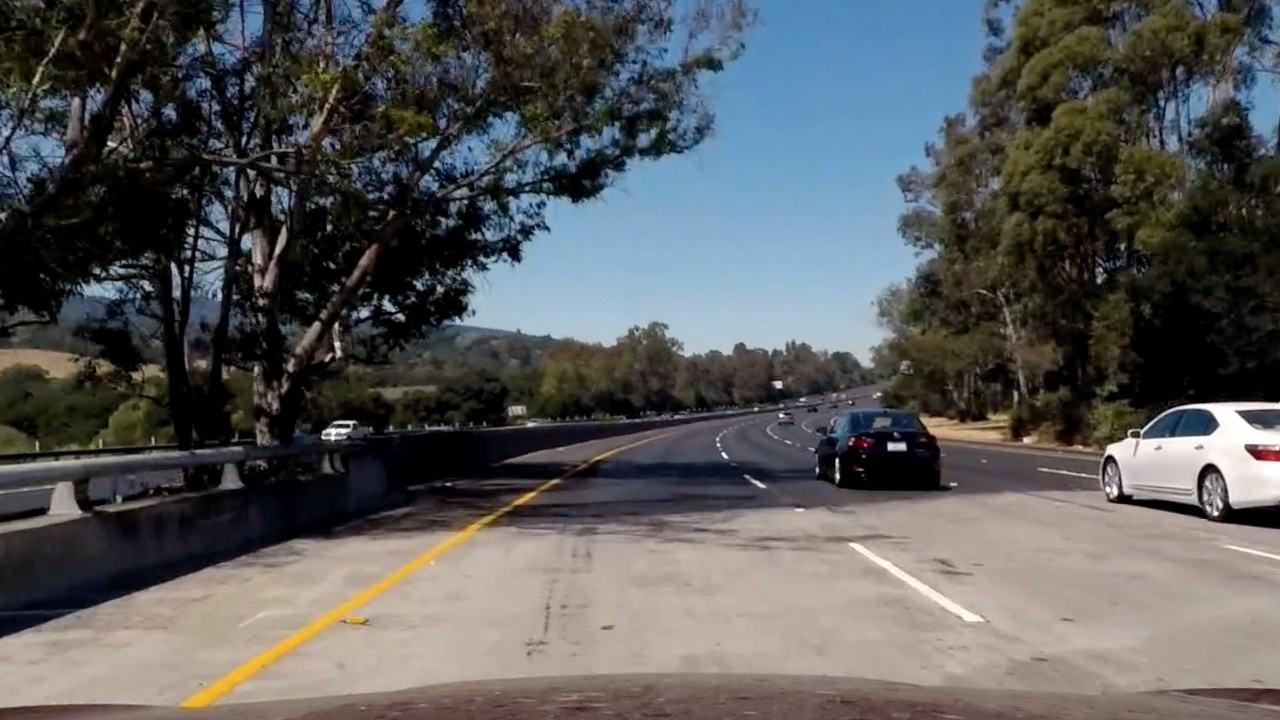
#> input picture 1.8 Gradients and Color Spaces/bridge_shadow.jpg, 1280 x 720 px
$ python ColorAndGradient.py   (older library calls are emulated)
#> lines starting #> are read from the running program, lines starting #| are printed output that depends on the picture
import numpy as np
import cv2
import matplotlib.pyplot as plt
import matplotlib.image as mpimg
import pickle

#plt.interactive(False)

# Read in an image
img = mpimg.imread('bridge_shadow.jpg')
#> img is the input picture: shape (720, 1280, 3); mean R, G, B 89.7, 90.6, 90.8

# Convert to HLS color space and separate the S channel
# Note: img is the undistorted image
hls = cv2.cvtColor(img, cv2.COLOR_RGB2HLS)
#> hls: shape (720, 1280, 3); mean of channels 0, 1, 2 55.3, 90.3, 67
s_channel = hls[:,:,2]
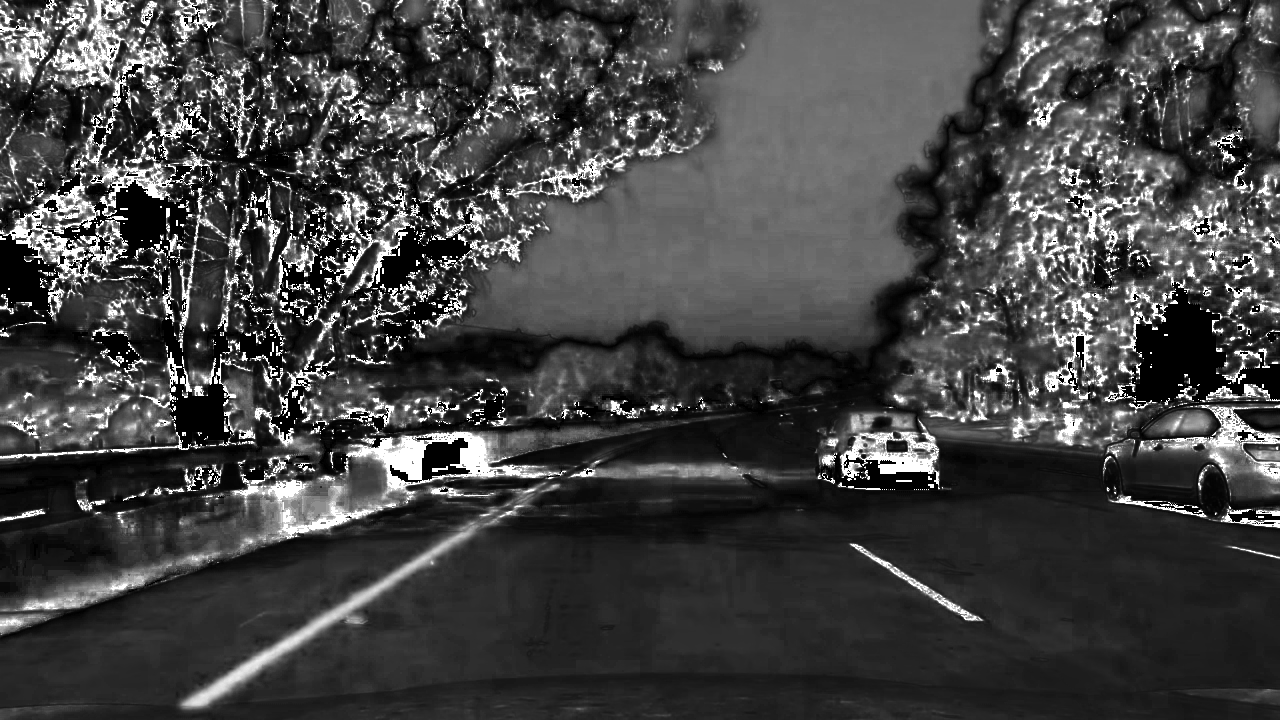
#> s_channel: shape (720, 1280); min 0, max 255, mean 67

# Grayscale image
# NOTE: we already saw that standard grayscaling lost color information for the lane lines
# Explore gradients in other colors spaces / color channels to see what might work better
gray = cv2.cvtColor(img, cv2.COLOR_RGB2GRAY)
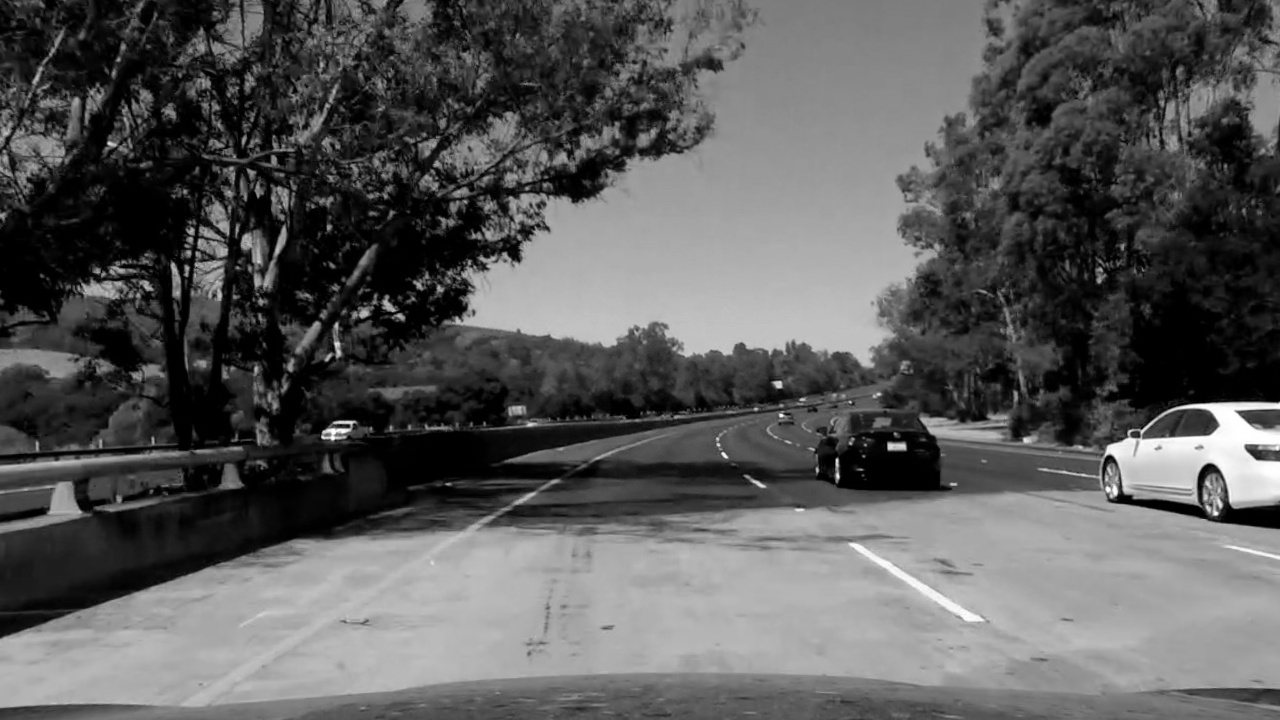
#> gray: shape (720, 1280); min 0, max 255, mean 90.4

# Sobel x
sobelx = cv2.Sobel(gray, cv2.CV_64F, 1, 0) # Take the derivative in x
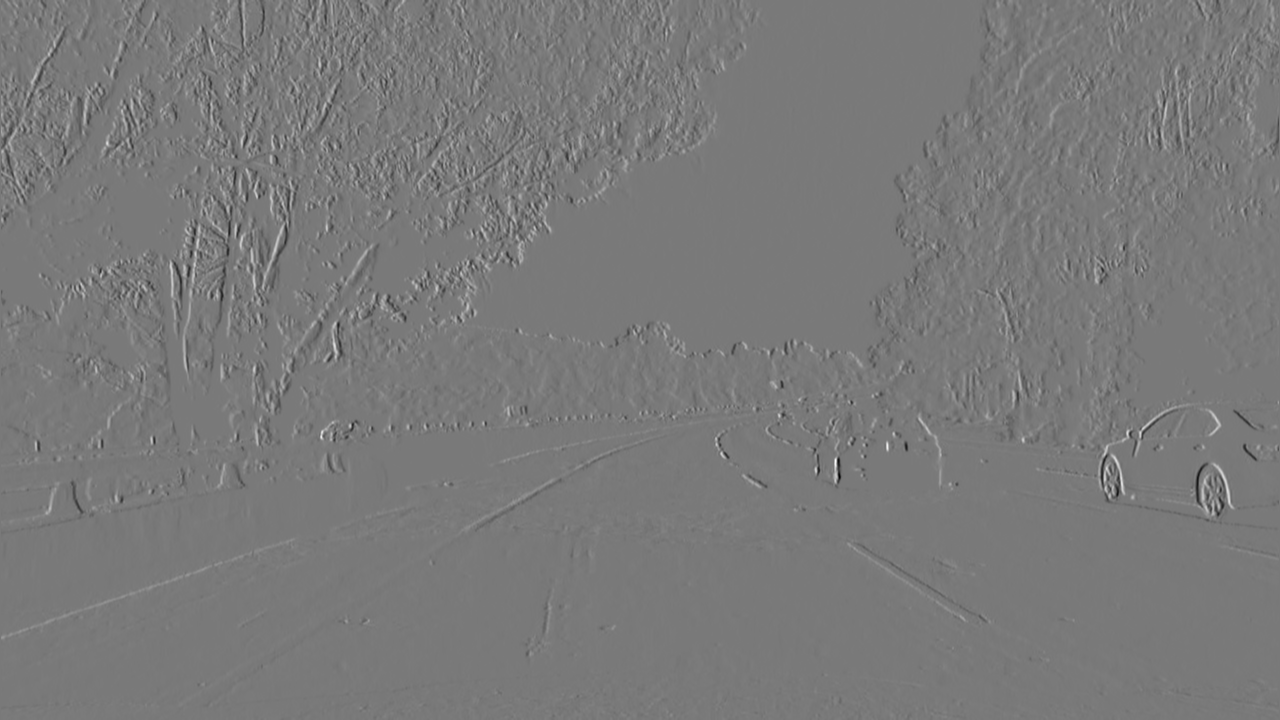
#> sobelx: shape (720, 1280) float64; min -785, max 859, mean 0.2; drawn with min black and max white
abs_sobelx = np.absolute(sobelx) # Absolute x derivative to accentuate lines away from horizontal
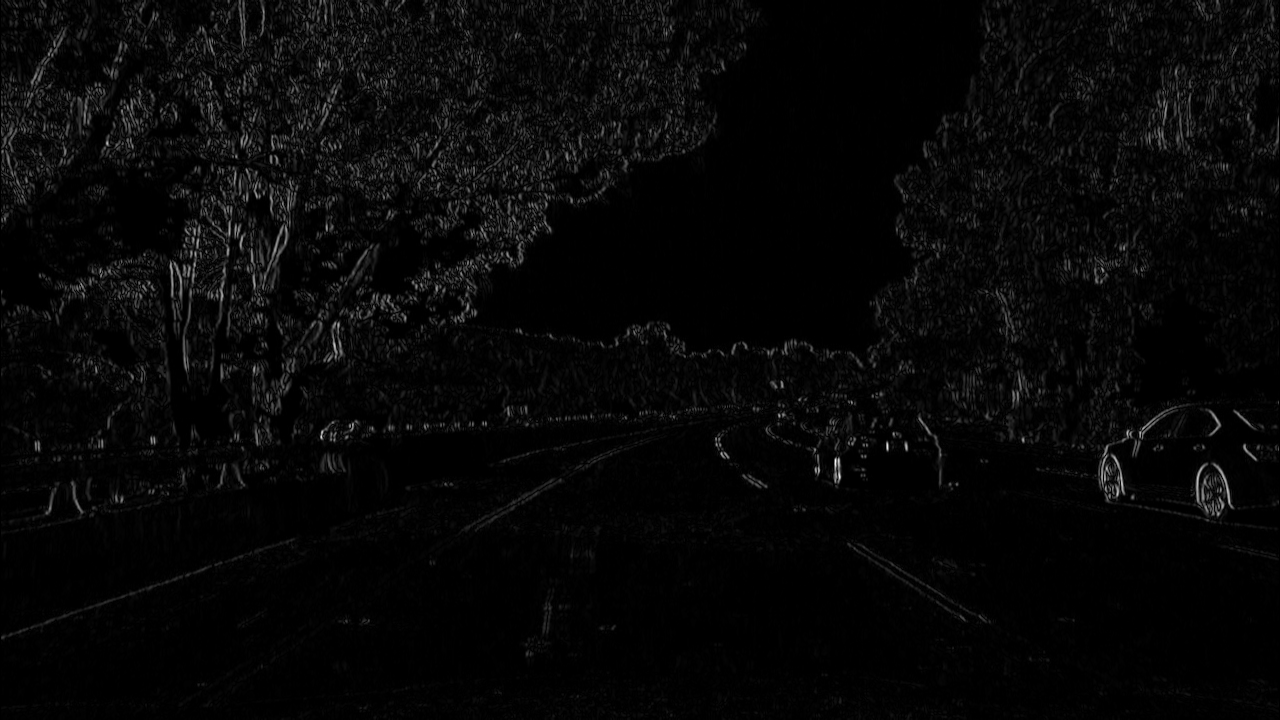
#> abs_sobelx: shape (720, 1280) float64; min 0, max 859, mean 25.7; drawn with min black and max white
scaled_sobel = np.uint8(255*abs_sobelx/np.max(abs_sobelx))

# Threshold x gradient
thresh_min = 20
thresh_max = 100
sxbinary = np.zeros_like(scaled_sobel)
sxbinary[(scaled_sobel >= thresh_min) & (scaled_sobel <= thresh_max)] = 1

# Threshold color channel
s_thresh_min = 170
s_thresh_max = 255
s_binary = np.zeros_like(s_channel)
s_binary[(s_channel >= s_thresh_min) & (s_channel <= s_thresh_max)] = 1

# Stack each channel to view their individual contributions in green and blue respectively
# This returns a stack of the two binary images, whose components you can see as different colors
color_binary = np.dstack(( np.zeros_like(sxbinary), sxbinary, s_binary)) * 255

# Combine the two binary thresholds
combined_binary = np.zeros_like(sxbinary)
combined_binary[(s_binary == 1) | (sxbinary == 1)] = 1

# Plotting thresholded images
f, (ax1, ax2) = plt.subplots(1, 2, figsize=(20,10))
ax1.set_title('Stacked thresholds')
ax1.imshow(color_binary)

ax2.set_title('Combined S channel and gradient thresholds')
ax2.imshow(combined_binary, cmap='gray')

plt.show()
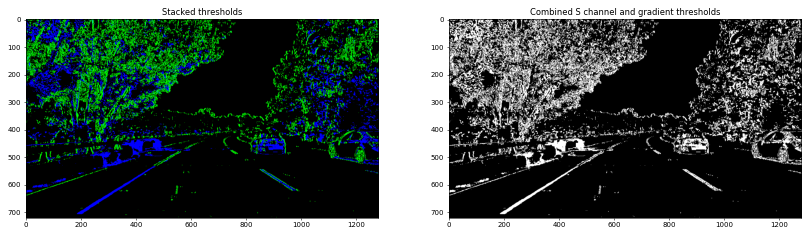
#> figure drawn by matplotlib, 2 panels

$ run again, with 1.8 Gradients and Color Spaces/signs_vehicles_xygrad.png saved as 1.8 Gradients and Color Spaces/bridge_shadow.jpg
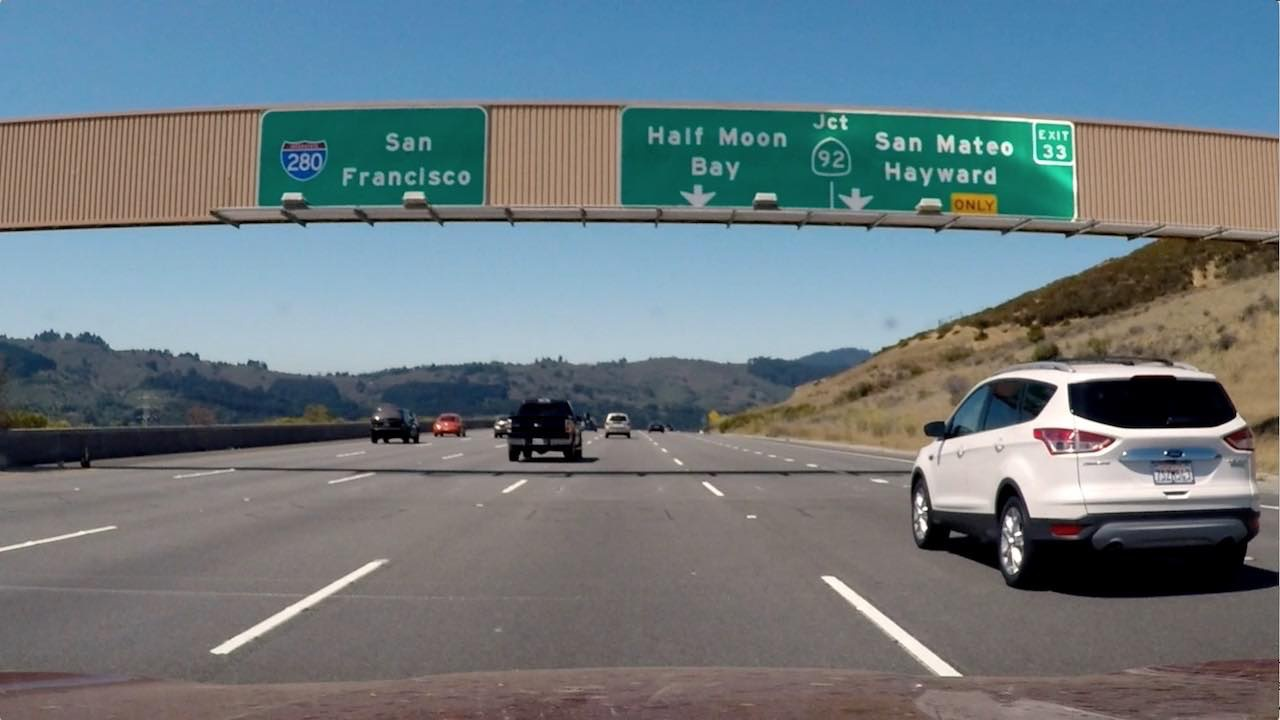
#> input picture 1.8 Gradients and Color Spaces/signs_vehicles_xygrad.png, 1280 x 720 px
#> img is the input picture: shape (720, 1280, 3); mean R, G, B 109.2, 121.6, 127.4
#> hls: shape (720, 1280, 3); mean of channels 0, 1, 2 60.6, 118.8, 64.4
#> `abs_sobelx = np.absolute(sobelx)`:
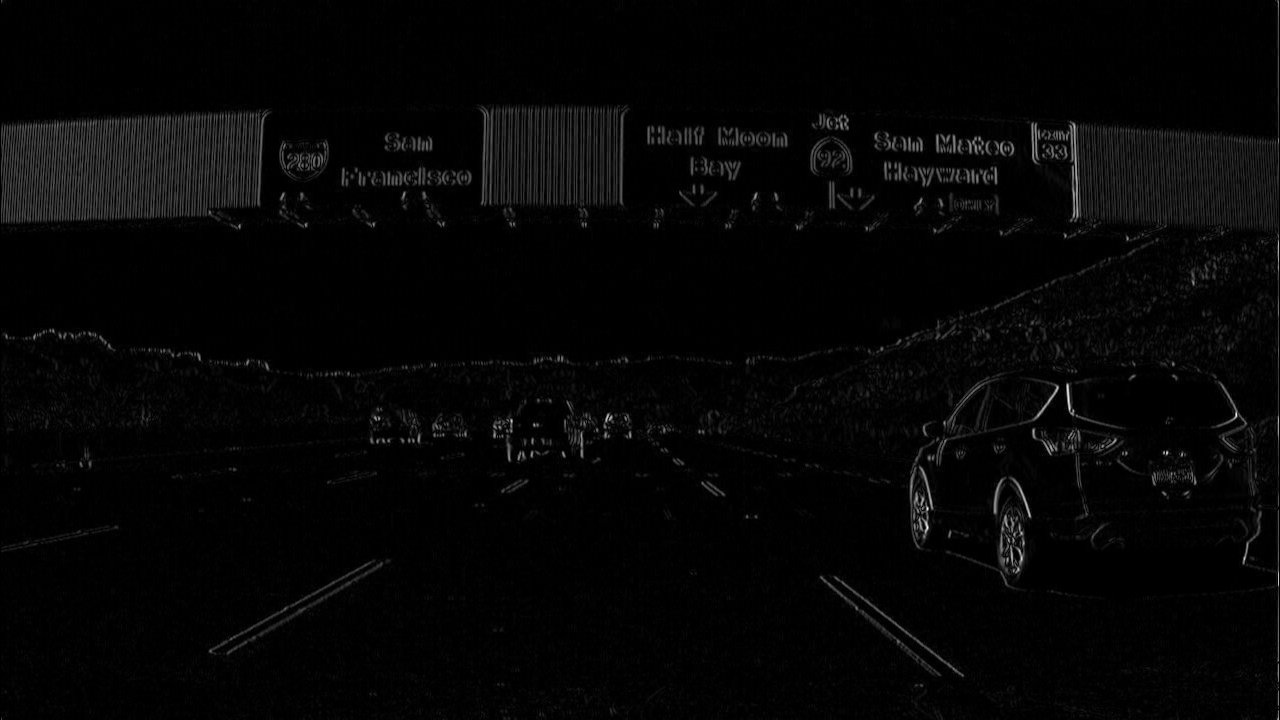
#> abs_sobelx: shape (720, 1280) float64; min 0, max 808, mean 18.6; drawn with min black and max white
#> `plt.show()`:
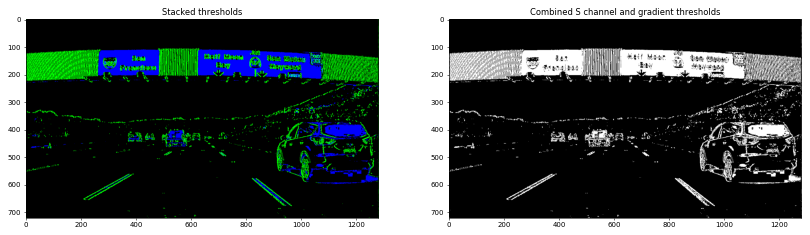
#> figure drawn by matplotlib, 2 panels
